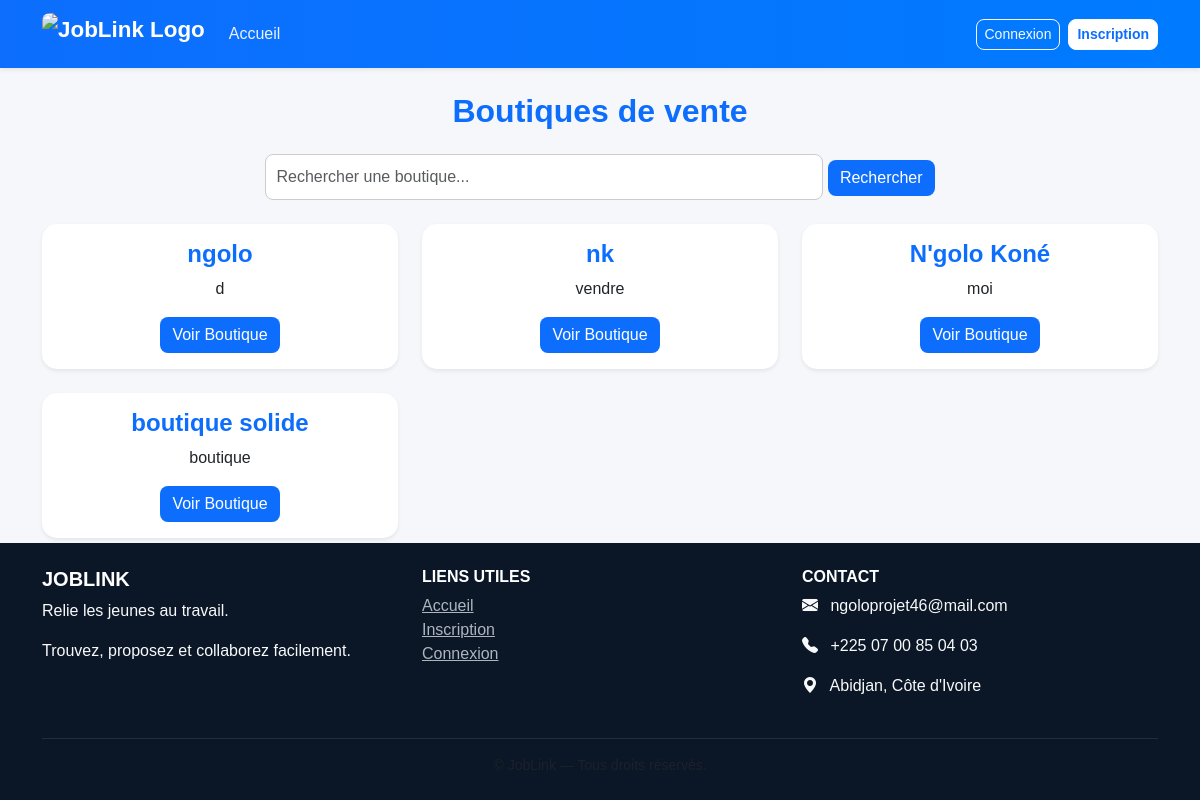
The app's page /boutiques/vente/ with its own data.
### core/models.py (models this page shows, shortened)
class Boutique(models.Model):
    CATEGORIES = [
        ("emploi", "Boutique d'emploi"),
        ("vente", "Boutique de vente"),
    ]
    prestataire = models.OneToOneField(Prestataire, on_delete=models.CASCADE)
    nom = models.CharField(max_length=255)
    description = models.TextField()
    categorie = models.CharField(max_length=20, choices=CATEGORIES, default="emploi")
    image = CloudinaryField("image_boutique", blank=True, null=True)
    date_creation = models.DateTimeField(auto_now_add=True)

### core/views.py (the view)
# urls.py: path("boutiques/vente/", views.boutiques_vente, name="boutiques_vente"),
def boutiques_vente(request):
    query = request.GET.get('q')
    boutiques = Boutique.objects.filter(categorie="vente")
    if query:
        boutiques = boutiques.filter(nom__icontains=query)
    return render(request, "core/boutiques_vente.html", {"boutiques": boutiques})

### core/templates/core/boutiques_vente.html
{% extends 'base.html' %}
{% block content %}
<h2 class="text-center text-primary fw-bold mb-4">Boutiques de vente</h2>
<form method="GET" class="mb-4 text-center">
    <input type="text" name="q" class="form-control w-50 d-inline-block"
           placeholder="Rechercher une boutique..."
           value="{{ request.GET.q }}">
    <button class="btn btn-primary">Rechercher</button>
</form>
<div class="row g-4">
    {% for boutique in boutiques %}
    <div class="col-md-4">
        <div class="card shadow-sm">
            <div class="text-center card-body">
                <h4>{{ boutique.nom }}</h4>
                <p>{{ boutique.description|truncatechars:120 }}</p>
                <a href="{% url 'detail_boutique' boutique.id %}" class="btn btn-primary">Voir Boutique</a>
            </div>
        </div>
    </div>
    {% empty %}
    <p>Aucune boutique trouvée.</p>
    {% endfor %}
</div>
{% endblock %}

### core/templates/base.html (style rules this page uses)
body { font-family: "Poppins", sans-serif; background-color: #f5f7fb; color: #333; min-height: 100vh; }
h1, h2, h3, h4, h5 { font-weight: 600; color: #0d6efd; }
input, select, textarea { border-radius: 8px !important; border: 1px solid #ccc !important; padding: 10px !important; width: 100%; background-color: #fff; transition: all 0.2s ease-in-out; }
button, .btn { border-radius: 8px !important; }
.card { border: none; border-radius: 15px; box-shadow: 0 3px 10px rgba(0,0,0,0.08); transition: transform 0.2s ease-in-out; }
.btn-primary { background-color: #0d6efd; border: none; }

### records on screen
Boutique: nom "ngolo", description "d"
Boutique: nom "nk", description "vendre"
Boutique: nom "N'golo Koné", description "moi"
Boutique: nom "boutique solide", description "boutique"
